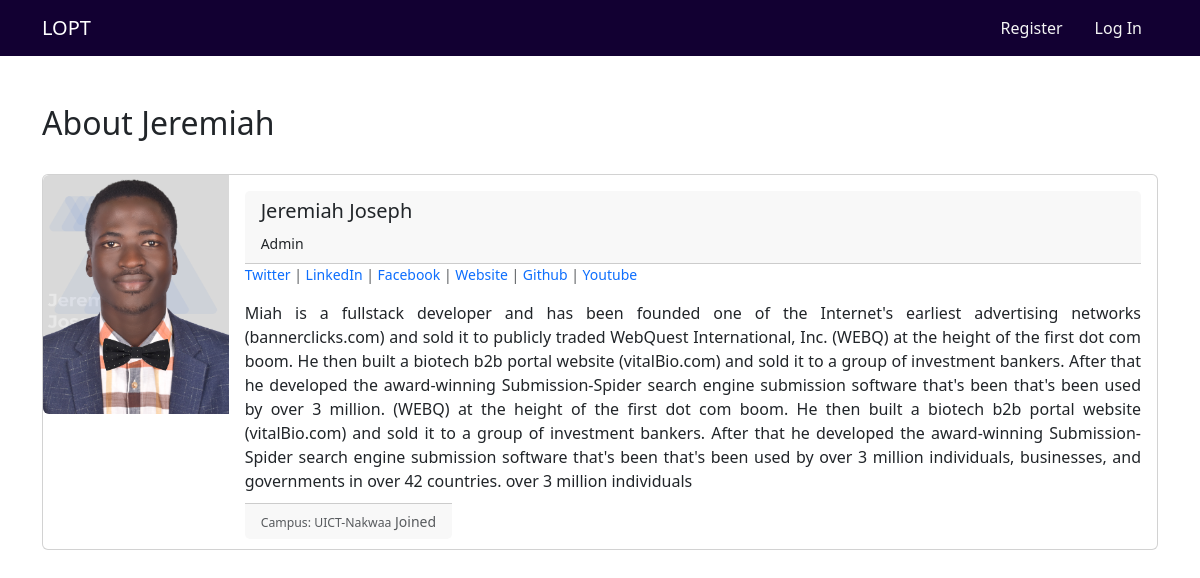
The page /members/1/profile/ on the database as committed earlier.
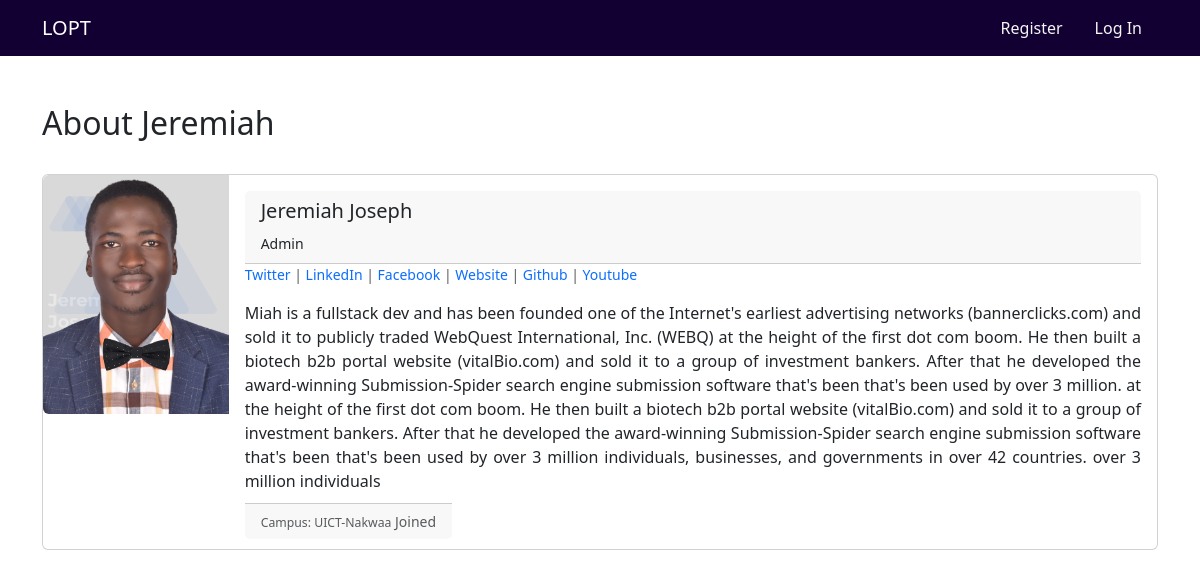
The same page on the database as committed later.
### theblog/models.py (models this page shows, shortened)
class Profile(models.Model):
    user = models.OneToOneField(User, null=True, on_delete= models.CASCADE)
    campus_name = models.CharField(max_length=255, null=True, blank=True)
    bio = models.TextField(null=True, blank=True, default="Bio")
    profile_pic = models.ImageField(null=True, blank=True, upload_to="images/profile/", default="images/profile/default_profile.png")
    linkedin_url = models.CharField(max_length=255, null=True, blank=True)
    twitter_url = models.CharField(max_length=255, null=True, blank=True)
    facebook_url = models.CharField(max_length=255, null=True, blank=True)
    website_url = models.CharField(max_length=255, null=True, blank=True)
    github_url = models.CharField(max_length=255, null=True, blank=True)
    youtube_url = models.CharField(max_length=255, null=True, blank=True)
    def __str__(self):
        return str(self.user)

### members/views.py (the view)
# urls.py: path('<int:pk>/profile/', ShowProfilePageView.as_view(), name='show_profile_page'),
class ShowProfilePageView(DetailView):
    model = Profile
    template_name="registration/user_profile.html"
    def get_context_data(self, *args, **kwargs):
        user = Profile.objects.all()
        context = super(ShowProfilePageView, self).get_context_data(*args, **kwargs)
        page_user = get_object_or_404(Profile, id=self.kwargs['pk'])
        context = super().get_context_data(**kwargs)
        context["page_user"] = page_user
        return context

### members/templates/registration/user_profile.html (shortened to what this page needs)
{% extends 'base.html' %}
{% load static %}
{% block content %}
<h2>About {{page_user.user.first_name}}</h2>
<div class="card mb-3" >
    <div id="#" class="row g-0">
        <div id="#" class="col-md-2">
            <center>
                {% if page_user.profile_pic %}
                <img  src="{{ page_user.profile_pic.url }}" class="img-fluid rounded-start" alt="author dp">
              {% else %}
              {% comment %} static/theblog/images/default_profile.png {% endcomment %}
                 <img src="{% static 'static/theblog/images/default_profile.png' %}" class="img-fluid rounded-start" alt="author dp">
              {% endif %}</center>
        </div>
      <div class="col-md-10">
        <div class="card-body">
            <div class="card-header">
                <h5 class="card-title">{{page_user.user.first_name }} {{page_user.user.last_name}} </h5>
                <small> {{ page_user }}</small>
              </div>
                <p class="small text-muted">
                {% if page_user.twitter_url %}     {% comment %} for if user profile has a twitter linke, then open it {% endcomment %}
                        <a href="{{ page_user.twitter_url }}" style="text-decoration:none;">Twitter</a> |
                    {% endif %}
                    {% if page_user.linkedin_url %}
                        <a href="{{ page_user.linkedin_url }}" style="text-decoration:none;">LinkedIn</a>  |
                    {% endif %}
                    {% if page_user.facebook_url %}
                        <a href="{{ page_user.facebook_url }}" style="text-decoration:none;">Facebook</a> |
                    {% endif %}
                    {% if page_user.website_url %}
                        <a href="{{ page_user.website_url }}" style="text-decoration:none;">Website</a> |
                    {% endif %}
                    {% if page_user.github_url %}
                        <a href="{{ page_user.github_url }}" style="text-decoration:none;">Github</a> |
                    {% endif %}
                    {% if page_user.youtube_url %}
                        <a href="{{ page_user.youtube_url }}" style="text-decoration:none;">Youtube</a>
                    {% endif %}
                </p>
                <p class="card-text">{{ page_user.bio }}</p>
                <p class="card-text">
                    <small class="card-footer text-body-secondary">
                        <small> Campus: {{page_user.campus_name }}</small>
                        Joined <small>{{user.date_joined}} </small>
                    </small>
                </p>
            </div>
        </div>
    </div>
  </div>
{% endblock %}

### theblog/templates/base.html (shortened to what this page needs)
{% load static %}
<!doctype html>
<html lang="en">
  <head>
    <link type="text/css" rel="stylesheet" href="{% static 'css/style.css'%}"/>
    <link href="https://cdn.jsdelivr.net/npm/bootstrap@5.3.0/dist/css/bootstrap.min.css" rel="stylesheet">
    <link href="https://getbootstrap.com/docs/5.3/assets/css/docs.css" rel="stylesheet">
    <link href="https://cdn.jsdelivr.net/npm/bootstrap@5.3.0-alpha3/dist/css/bootstrap.min.css" rel="stylesheet">
    <link rel="stylesheet" href="https://cdn.jsdelivr.net/npm/bootstrap-icons@1.10.5/font/bootstrap-icons.css">
  </head>
  <body>
    <nav class="navbar sticky-top navbar-dark" style="background: #120032;">
        <div class="container" >
          <a class="navbar-brand" href="{% url 'home' %}">
            {% load static %}
            LOPT
          </a>
          <ul class="nav" >
            {% if user.is_authenticated %}
            {% comment %} <li class="nav-item">
              <a class="nav-link" aria-current="page" href="{% url 'home' %}">Home</a>
            </li> {% endcomment %}
            {% comment %} this if checks for is the user has set their profile, if not it shows only create profile tab instead of Create Post {% endcomment %}
            {% if user.profile.id %}
            <li class="nav-item" >
              <a class="nav-link" aria-current="page" href="{% url 'add_post' %}" style="color:#F5F5F5;">Create Post</a>
            </li>
            {% else %}
            <li class="nav-item" >
              <a class="nav-link" aria-current="page" href="{% url 'create_profile_page' %}" style="color:#F5F5F5;">Create Profile</a>
            </li>
            <li class="nav-item" >
              <a class="nav-link" aria-current="page" href="{% url 'create_subscription_page'%}" style="color:#F5F5F5;">Subscription Plans</a>
            </li>
            {% endif %}
            {% comment %} <li class="nav-item">
              <a class="nav-link"  href="{% url 'edit_profile' %}">Profile</a>
            </li> {% endcomment %}
            <li class="nav-item dropdown">
              <a class="nav-link dropdown-toggle" href="#" role="button" data-bs-toggle="dropdown" aria-expanded="false" style="color:#F5F5F5;">
                Settings
              </a>
              <ul class="dropdown-menu">
                <li><a class="dropdown-item" href="{% url 'home' %}">Home</a></li>
                {% comment %} <li><a class="dropdown-item" href="{% url 'edit_profile' user.profile.id %}">Account</a></li> {% endcomment %}
                <li><a class="dropdown-item" href="{% url 'edit_profile' %}">Account</a></li>
                {% if  user.profile.id %} {% comment %} this checks if the user profile has been created and if not, only the button for create user profile shows on the nave bar. {% endcomment %}
                <li><a class="dropdown-item" href="{% url 'show_profile_page' user.profile.id %}">Profile</a></li>
                <li><a class="dropdown-item" href="{% url 'edit_profile_page' user.profile.id %} ">Edit Profile</a></li>
                <li><a class="dropdown-item" href="{% url 'create_subscription_page'%}">Subscription</a></li>
                {% else %}
                <li><a class="dropdown-item" href="{% url 'create_profile_page'%}">Create Profile Page</a></li>
                {% endif %}
                 {% comment %} <li><a class="dropdown-item" href="#">Change Password</a></li> {% endcomment %}
                <li><hr class="dropdown-divider"></li>
                <li><a class="dropdown-item" href="{% url 'logout' %}">Log Out</a></li>
              </ul>
            </li>
           <li class="nav-item">
              {% comment %} <span class="nav-link" style="color:white; "> {{ user.username }} </span> {% endcomment %}
             {% comment %} <img src="{{ page_user.profile_pic.id }}" width="40px" height="45px" class="rounded-circle" alt="user"> {% endcomment %}
              {% comment %} Welcome {{ user.username }} {% endcomment %}
            </li>
            {% comment %} <li class="nav-item">
              <span class="nav-link" style="color:white;">
                <span id="hours">00</span>
                <span > : </span>
                <span id="minutes">00</span>
                <span> : </span>
                <span id="seconds">00</span>
                <span id="session">AM</span>
              </span>
              <script>
               function displayTime(){
                var dateTime = new Date();
                var hrs = dateTime.getHours();
                var min = dateTime.getMinutes();
                var sec = dateTime.getSeconds();
                var session = document.getElementById('session');
                  if(hrs >= 12){
                    session.innerHTML = 'PM';
                  }else{
                    session.innerHTML = 'AM';
                  }
                  if(hrs > 12){
                    hrs = hrs -12;
                  }
                document.getElementById('hours').innerHTML =hrs;
                document.getElementById('minutes').innerHTML = min;
                document.getElementById('seconds').innerHTML = sec;
               }
               setInterval(displayTime,10);
              </script>
            </li> {% endcomment %}
            {% else %}
            <li class="nav-item">
              <a class="nav-link" href="{% url 'register' %}" style="color:#F5F5F5;">Register</a>
            </li>
            <li class="nav-item">
              <a class="nav-link" href="{% url 'login' %}" style="color:#F5F5F5;">Log In</a>
            </li>
            {% endif %}
           </ul>
        </div>
      </nav>
    <br>
    <div class="container" style="text-align: justify;">
      <br>
    {% block content %}
    {% endblock %}
</div>
</body>
</html>

Rows that differ between the two databases and show on the page:
changed Profile "UICT-Nakwaa": bio "Miah is a fullstack developer and has been founded one of the Internet's earliest advertising networks (bannerclicks.com) and sold it to publicly traded WebQuest International, Inc. (WEBQ) at the height of the first dot com boom. He then built a biotech b2b portal website (vitalBio.com) and sold it to a group of investment bankers. After that he developed the award-winning Submission-Spider search engine submission software that's been that's been used by over 3 million. (WEBQ) at the height of…" → "Miah is a fullstack dev and has been founded one of the Internet's earliest advertising networks (bannerclicks.com) and sold it to publicly traded WebQuest International, Inc. (WEBQ) at the height of the first dot com boom. He then built a biotech b2b portal website (vitalBio.com) and sold it to a group of investment bankers. After that he developed the award-winning Submission-Spider search engine submission software that's been that's been used by over 3 million. at the height of…"
